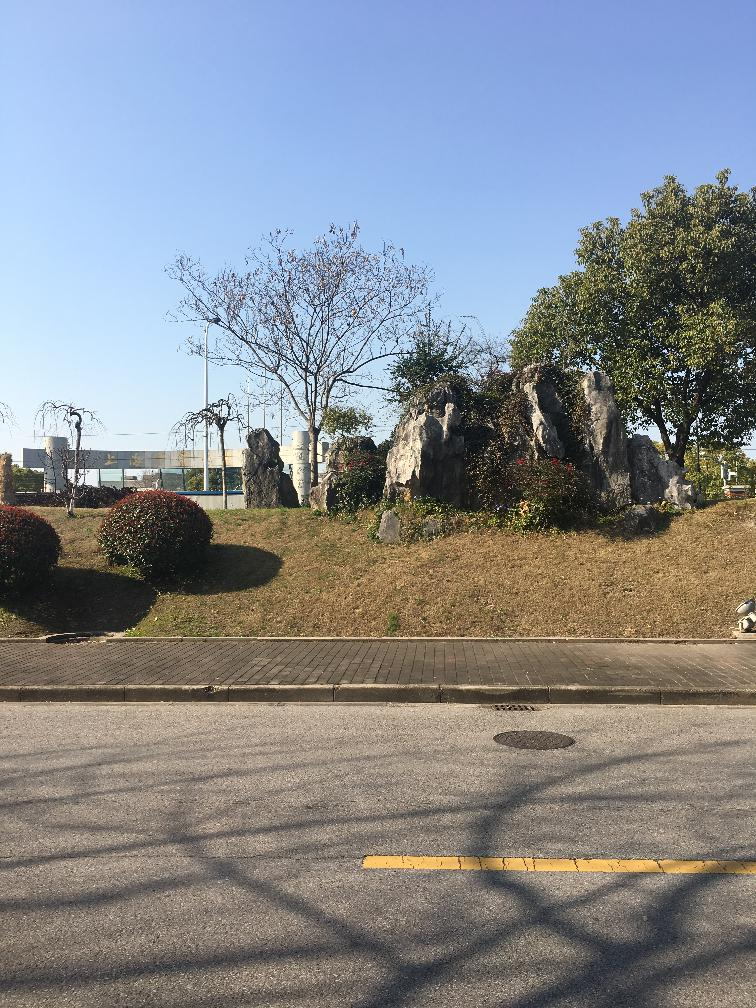
//> input picture opencv/pics/01_left.jpg, 756 x 1008 px
$ ./surf   (built with g++ and OpenCV 4)
//> lines starting //> are read from the running program, lines starting //| are printed output that depends on the picture
#include <opencv2/opencv.hpp>

#include <opencv2/xfeatures2d.hpp>

#include <iostream>
#include <string>
#include <fstream>

using namespace cv;
using namespace std;
using namespace cv::xfeatures2d;

bool file_exists(const string& name) {
    ifstream f(name.c_str());
    return f.good();
}

int main(int argc, char* argv[]) {
    string basePath = "../../pics/";
    string img01_path, img02_path;
    if(argc > 2) {
        img01_path = argv[1];
        img02_path = argv[2];
    } else {
        img01_path = "01_left.jpg";
        img02_path = "01_right.jpg";
    }
    img01_path = basePath + img01_path;
    img02_path = basePath + img02_path;
    if(!file_exists(img01_path) || !file_exists(img02_path)) {
        cout << "file dosen't exits" << endl;
    }
    Mat image01 = imread(img01_path, IMREAD_COLOR); // left
//> image01 is the input picture: 1008 rows x 756 cols, CV_8UC3; mean B, G, R 141.6, 136.6, 132.8
    Mat image02 = imread(img02_path, IMREAD_COLOR); // right
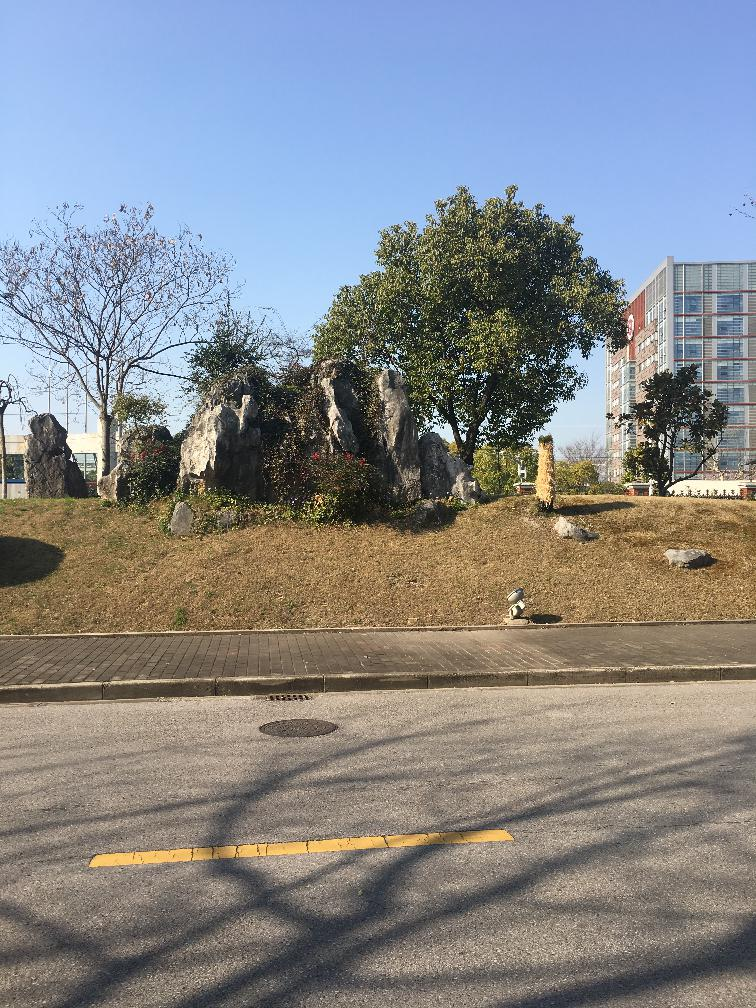
//> input picture opencv/pics/01_right.jpg, 756 x 1008 px
//> image02 is the input picture: 1008 rows x 756 cols, CV_8UC3; mean B, G, R 139, 135.8, 133.5

    //灰度图转换
    Mat gray01, gray02;
    cvtColor(image01, gray01, COLOR_RGB2GRAY);
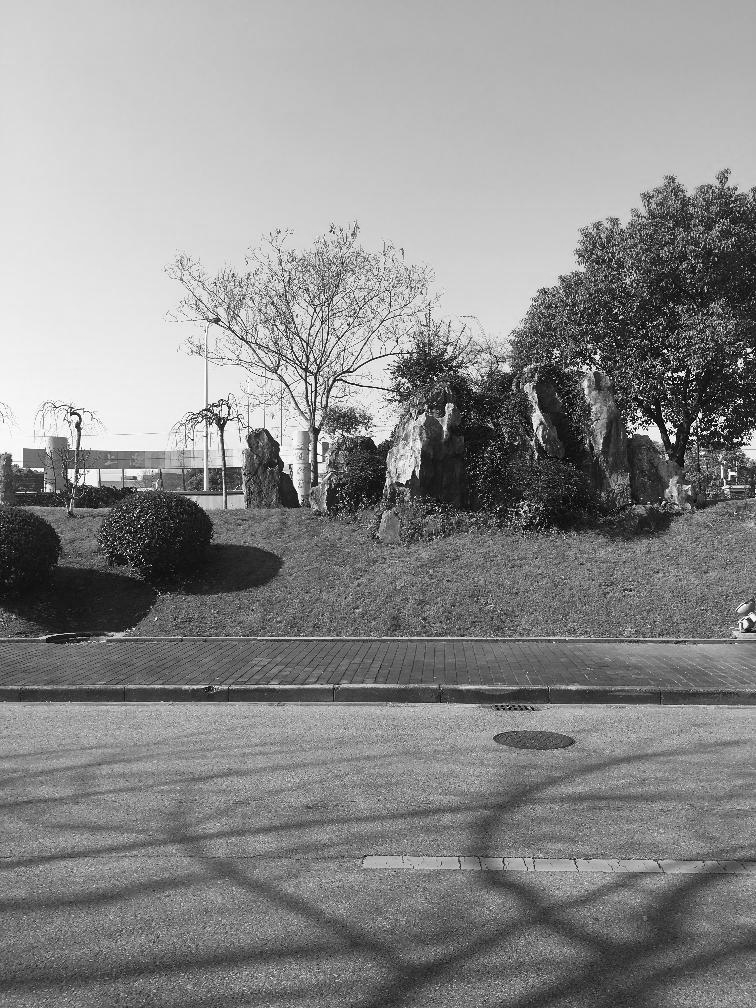
//> gray01: 1008 rows x 756 cols, CV_8UC1; min 0, max 255, mean 137.7
    cvtColor(image02, gray02, COLOR_RGB2GRAY);
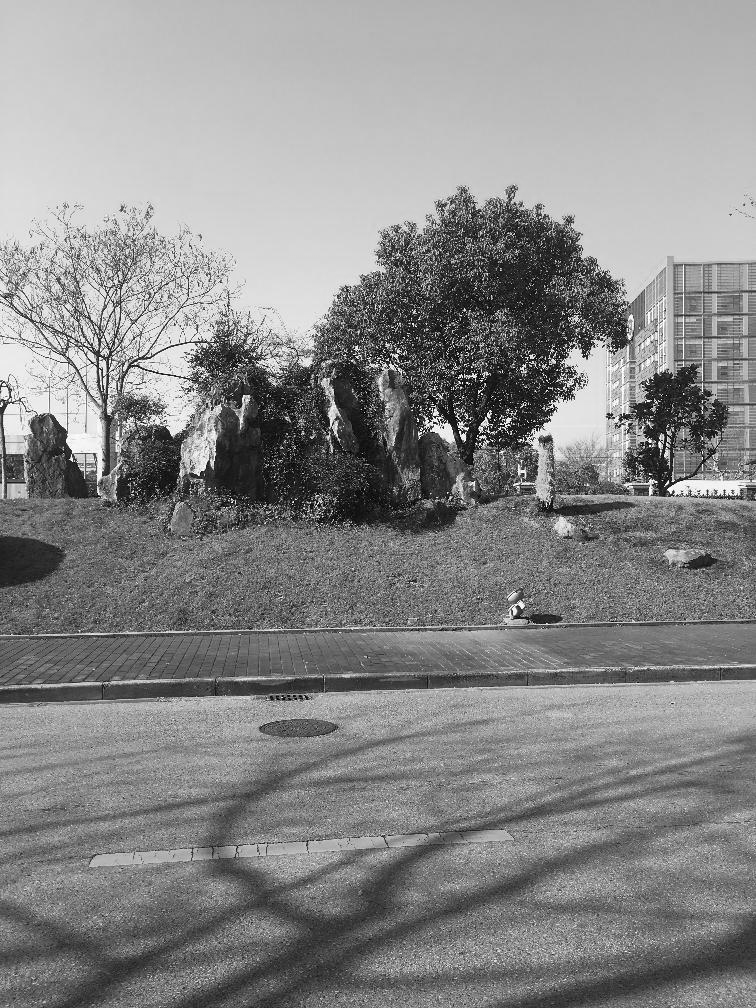
//> gray02: 1008 rows x 756 cols, CV_8UC1; min 0, max 255, mean 136.5

    //提取特征点
    int minHessian = 400;
//> (the run ends here: the program stops with an error, at `Ptr<SURF> surfDetector = SURF::create(minHessian);`)
